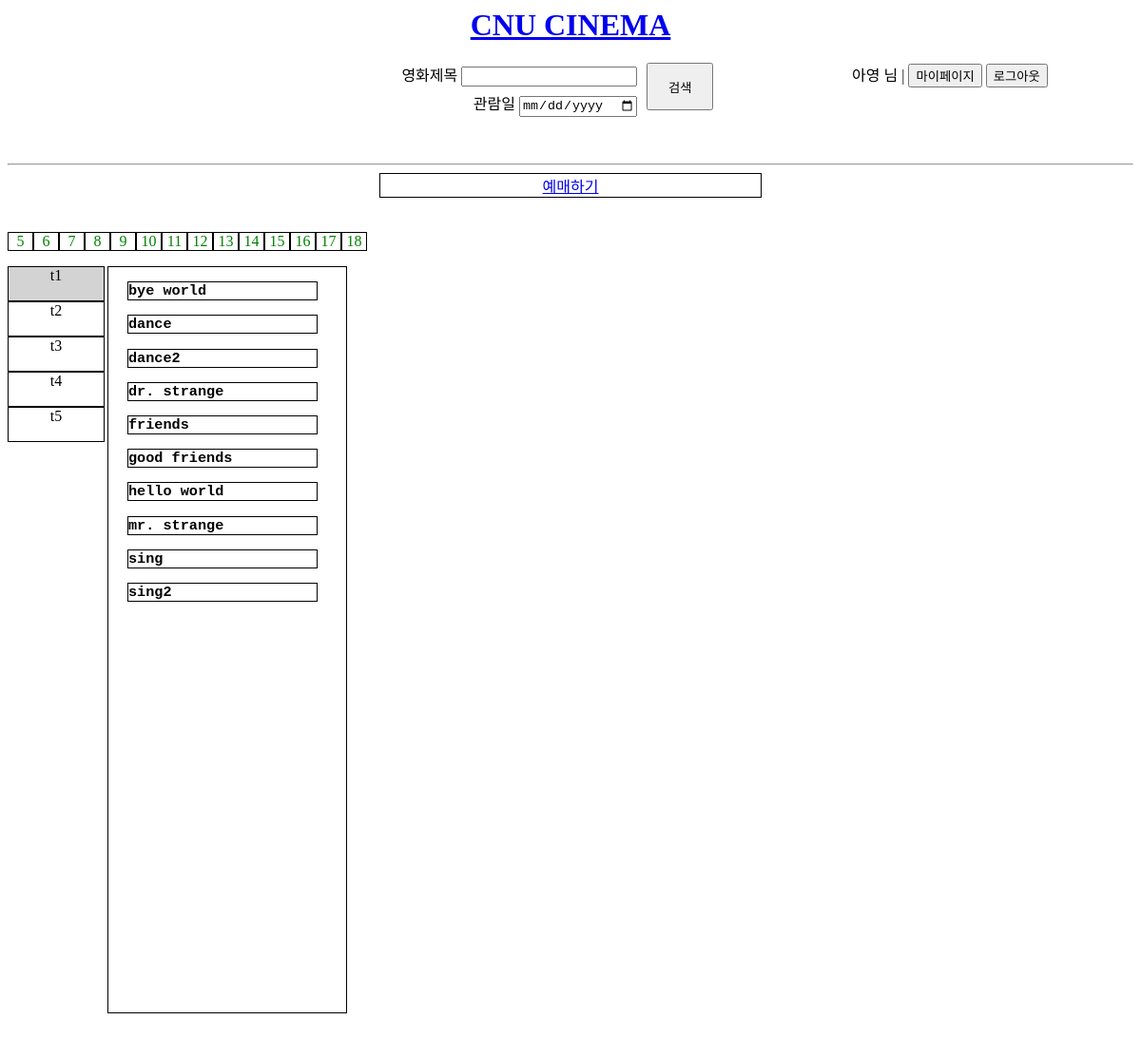
The app's page /schedule.php (signed in) with its own data.
### tables this page shows
CREATE TABLE Customer 
	(
	cid INTEGER NOT NULL,
	name TEXT,
	password TEXT NOT NULL,
	email TEXT,
	birth_date DATE,
	sex TEXT,
    CONSTRAINT Customer_PK PRIMARY KEY(cid)
	);

CREATE TABLE Movie 
	(
	mid TEXT NOT NULL,
	title TEXT,
	open_day TEXT,
	director TEXT,
	rating TEXT CHECK(rating IN ('ALL','12','15','18')),
	length INTEGER,
    CONSTRAINT Movie_PK PRIMARY KEY(mid)
	);

### conn.php (called while the page is built, shortened)
<?php
    if(isset($_SESSION["ID"])){
        $conn = TRUE;
    }
?>

### schedule.php (the view, shortened to what this page needs)
<?php
    include ('conn.php');
    if(isset($_SESSION["DATE"])){
        $today = $_SESSION["DATE"];
    }
    else{
        $today = '2022-05-05';
    }
?>
<html lang="en">
<head>
    <link rel="stylesheet" href="css/index.css">
</head>
<body>
    <div class="header">
        <h1 id="title"><a href="/index.php">CNU CINEMA</a></h1>
        <div class="div1"></div>
        <div class="div2" id="search">
            <form action="search.php" method="get" id="formform" name="search" onsubmit="return blankSearch();">
                <div id="in">
                    <li>영화제목 <input type="text" id="search" name="movie_title"></li>
                    <li>관람일 <input type="date" name="s_date"></li>
                </div>
                <div id="s">
                    <input type="submit" value="검색">
                </div>
            </form>
        </div>
        <?php
            if($conn){
                $email = $_SESSION["ID"];
                $pw = $_SESSION["PWD"];
                $q=$db->query("SELECT name FROM customer WHERE email='$email' and password='$pw';");
                $results = $q->fetchAll(PDO::FETCH_ASSOC);
                $name = $results[0]["name"];
                echo "<div>$name 님 | <button onclick='location.href=\"mypage.php\"'>마이페이지</button>
                                    <button onclick='location.href=\"signout.php\"'>로그아웃</button></div>";
        ?>
        <?php
            }
        ?>
    </div><br><br>
    <div>
        <hr>
    </div>
    <ul>
        <li class="bar"><a href="schedule.php">예매하기</a>
    </ul><br><br>
    <div>
        <ul class="date_select">
            <?php
                for($i=0; $i<14; $i++){
                    $set_date = strval(date("Y-m-d", strtotime("$today+$i days")));
                    $set = strval(date("j", strtotime($set_date)));
                    echo "<li class='date' id=$set_date onclick='dateChange(event)'><a href='schedule.php?date=$set_date'>".$set."</a></li>";
                }
            ?>
        </ul>
    </div>
    <br><br>
    <div class="tname">
        <ul>
            <li class="t" id="t1box" onclick="show('t1', event)">t1</li>
            <li class="t" id="t2box" onclick="show('t2', event)">t2</li>
            <li class="t" id="t3box" onclick="show('t3', event)">t3</li>
            <li class="t" id="t4box" onclick="show('t4', event)">t4</li>
            <li class="t" id="t5box" onclick="show('t5', event)">t5</li>
        </ul>
    </div>
    <div class="sche_box">
        <div class="schedule" id="t1">
            <?php
                $results = $db->query("SELECT title FROM movie ORDER BY title;");
                foreach($results as $title){
                    $t = $title["title"];
                    echo "<h3>$t</h3>";
                }
            ?>
        </div>
    </div>
</body>
</html>

### css/index.css (style rules this page uses)
.header { margin-bottom: 3%; }
#title { color: red; text-align: center; }
#search { text-align: center; }
.div1 { float: left; height: 5px; width: 35%; }
.div2 { float: left; width: 40%; margin: auto; }
#in, #s { float: left; }
#in li { text-align: right; margin-bottom: 5px; }
#s input { width: 70px; height: 50px; margin-left: 10px; }
.t { list-style: none; border: 1px; border-style: solid; height: 35px; width: 100px; text-align: center; }
.tname { float: left; height: 100%; width: 100px; padding-left: 0; margin-right: 5px; }
#t1box { background-color: lightgrey; }
.sche_box { float: left; height: 100%; width: 250px; padding-left: 0; margin-bottom: 50px; border: 1px; border-style: solid; }
#t1 { display: block; width: 200px; padding-left: 20px; }
ul { padding: 0; margin: 0; }
.date { list-style: none; float: left; border: 1px; border-style: solid; width: 25px; text-align: center; }
.date a { text-decoration: none; color: green; }
.date_select { width: 100%; }
.bar { list-style: none; border: 1px; border-style: solid; width: 400px; text-align: center; margin: auto; }
.schedule h3 { border: 1px; border-style: solid; font-family: monospace; }
.div2 li { list-style: none; }

### records on screen
customer: name "아영"
movie: title "bye world"
movie: title "dance"
movie: title "dance2"
movie: title "dr. strange"
movie: title "friends"
movie: title "good friends"
movie: title "hello world"
movie: title "mr. strange"
movie: title "sing"
movie: title "sing2"

### other values on screen
$set "5"
$set "6"
$set "7"
$set "8"
$set "9"
$set "10"
$set "11"
$set "12"
$set "13"
$set "14"
$set "15"
$set "16"
$set "17"
$set "18"
